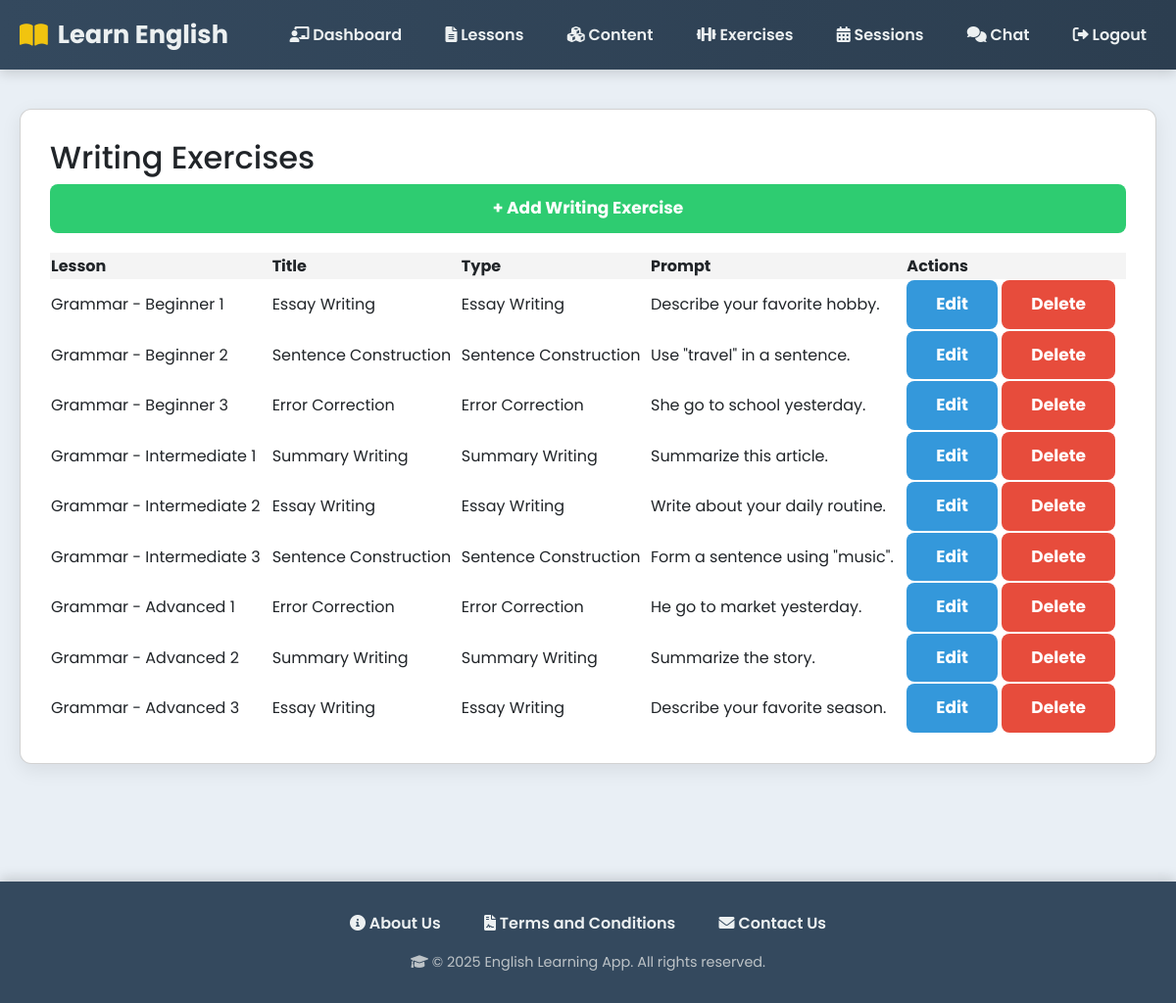
/teacher/writing-exercises/ (signed in), run on the app's committed database.
### myapp/models.py (models this page shows, shortened)
class WritingExercise(models.Model):
    EXERCISE_TYPE_CHOICES = (
        ('essay', 'Essay Writing'),
        ('sentence', 'Sentence Construction'),
        ('correction', 'Error Correction'),
        ('summary', 'Summary Writing'),
    )
    lesson = models.ForeignKey(Lesson, on_delete=models.CASCADE, related_name="writing_exercises")
    title = models.CharField(max_length=200)
    description = models.TextField(blank=True, null=True)
    exercise_type = models.CharField(max_length=20, choices=EXERCISE_TYPE_CHOICES)
    prompt = models.TextField(help_text="Writing prompt or instructions")
    example_response = models.TextField(blank=True, null=True)
    created_at = models.DateTimeField(auto_now_add=True)

class Lesson(models.Model):
    SKILL_LEVEL_CHOICES = [
        ("beginner", "Beginner"),
        ("intermediate", "Intermediate"),
        ("advanced", "Advanced"),
    ]
    CATEGORY_CHOICES = [
        ("grammar", "Grammar"),
        ("vocabulary", "Vocabulary"),
        ("listening", "Listening"),
        ("speaking", "Speaking"),
    ]
    title = models.CharField(max_length=200)
    description = models.TextField(blank=True)
    skill_level = models.CharField(max_length=20, choices=SKILL_LEVEL_CHOICES)
    category = models.CharField(max_length=20, choices=CATEGORY_CHOICES)
    created_by = models.ForeignKey(
        UserRegister,
        on_delete=models.SET_NULL,
        null=True,
        related_name="lessons_created"
    )
    created_at = models.DateTimeField(auto_now_add=True)

### myapp/views.py (the view)
# urls.py: path("teacher/writing-exercises/", views.writing_exercise_list, name="writing_exercise_list"),
def writing_exercise_list(request):
    if request.session.get("usertype") != "teacher":
        return redirect("login")
    exercises = WritingExercise.objects.all()
    return render(request, "teacher/writing_exercise_list.html", {"exercises": exercises})

### templates/teacher/writing_exercise_list.html (shortened to what this page needs)
{% extends "base.html" %}
{% block content %}
<div class="card">
  <h2>Writing Exercises</h2>
  <a href="{% url 'writing_exercise_create' %}" class="btn btn-success">+ Add Writing Exercise</a>
  <table style="width:100%; margin-top:20px; border-collapse:collapse;">
    <thead>
      <tr style="background:#f4f4f4;">
        <th>Lesson</th>
        <th>Title</th>
        <th>Type</th>
        <th>Prompt</th>
        <th>Actions</th>
      </tr>
    </thead>
    <tbody>
      {% for ex in exercises %}
      <tr>
        <td>{{ ex.lesson.title }}</td>
        <td>{{ ex.title }}</td>
        <td>{{ ex.get_exercise_type_display }}</td>
        <td>{{ ex.prompt|truncatechars:40 }}</td>
        <td>
          <a href="{% url 'writing_exercise_update' ex.pk %}" class="btn">Edit</a>
          <a href="{% url 'writing_exercise_delete' ex.pk %}" class="btn btn-danger">Delete</a>
        </td>
      </tr>
      {% empty %}
      <tr><td colspan="5">No writing exercises yet.</td></tr>
      {% endfor %}
    </tbody>
  </table>
</div>
{% endblock %}

### templates/base.html (style rules this page uses)
body { font-family: 'Poppins', 'Segoe UI', Tahoma, Geneva, Verdana, sans-serif; margin: 0; padding: 0; background: #e9eff5; color: #2c3e50; line-height: 1.6; }
.card { background: #ffffff; padding: 30px; margin-bottom: 30px; border-radius: 12px; box-shadow: 0 6px 20px rgba(0,0,0,0.08); }
.btn { display: inline-block; padding: 12px 30px; background: #3498db; color: #fff; border: none; border-radius: 8px; text-decoration: none; cursor: pointer; font-size: 17px; font-weight: 700; transition: background 0.3s, transform 0.2s, box-shadow 0.3s; }
.btn-success { background: #2ecc71; }
.btn-danger { background: #e74c3c; }

### data on the page
WritingExercise: lesson "Grammar - Beginner 1", title "Essay Writing", exercise_type "Essay Writing", prompt "Describe your favorite hobby."
WritingExercise: lesson "Grammar - Beginner 2", title "Sentence Construction", exercise_type "Sentence Construction", prompt "Use \"travel\" in a sentence."
WritingExercise: lesson "Grammar - Beginner 3", title "Error Correction", exercise_type "Error Correction", prompt "She go to school yesterday."
WritingExercise: lesson "Grammar - Intermediate 1", title "Summary Writing", exercise_type "Summary Writing", prompt "Summarize this article."
WritingExercise: lesson "Grammar - Intermediate 2", title "Essay Writing", exercise_type "Essay Writing", prompt "Write about your daily routine."
WritingExercise: lesson "Grammar - Intermediate 3", title "Sentence Construction", exercise_type "Sentence Construction", prompt "Form a sentence using \"music\"."
WritingExercise: lesson "Grammar - Advanced 1", title "Error Correction", exercise_type "Error Correction", prompt "He go to market yesterday."
WritingExercise: lesson "Grammar - Advanced 2", title "Summary Writing", exercise_type "Summary Writing", prompt "Summarize the story."
WritingExercise: lesson "Grammar - Advanced 3", title "Essay Writing", exercise_type "Essay Writing", prompt "Describe your favorite season."
